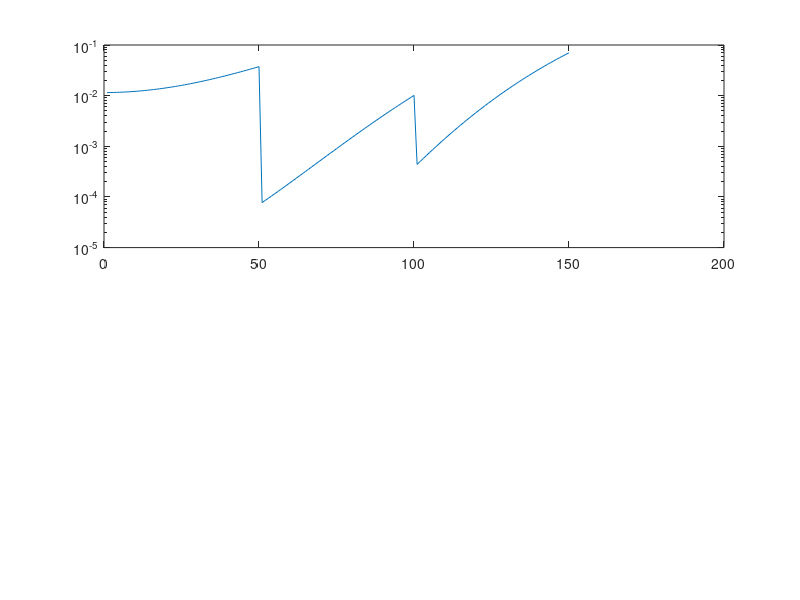

The MATLAB source for this figure:
m = 1;
radius = 1*10^-2;
area = pi * radius^2;
FOV = 56;
P_opt = 20;
p_elect = P_opt ^ 2  ;
g = m /(sin(pi/6))^2;
recieved_power_near = p_elect * 0.2;
recieved_power_far =  p_elect * 0.8;
dimention = 150;
near_1 = 50;
near = 54;
far = 104;
far_1 = 100;
alpha = 0.7;
alpha_1 = 0.4;
band_width = 10^6;
noise_density = 10^-14;
M_ary = 64;
for d = 1:dimention
    distance(d) = d * 10^-2;
end

for i = 1:length(distance)
    if acos(3/(sqrt(distance(i)^2 + 4)))<= FOV
        h(i) =((m+1)*area*g * 4)/(2 * pi *(sqrt(distance(i)^2 + 4)^4));
    else
        h(i) = 0;
    end
    
end

h_next = h;            

powers =zeros(1,dimention);
for j = 1:dimention
    if j <= near_1
        powers(j) = recieved_power_near;
    elseif near_1 < j < far_1
            powers(j) = p_elect * 0.5 ;
            powers(far_1 + 1 :end) = recieved_power_far;
    end
end

for v = 1:20
   separate = h([130:end]);
   power_seprate = powers([130:end]);  
end



for q =1:length(h)
    if 1 < q < near
    snr(q) = 0.64 *(h(q))^2*powers(q)/(noise_density * band_width) ;

    elseif q == near
        snr(near) = (0.64 * powers(near) *(h(near)^2))/ (0.64 * powers(far) * h(far)^2*(1-alpha))+ (noise_density * band_width);
    
    elseif q == far
     snr(far) = (0.64 * powers(far) *(h(far)^2))/(powers(near) *(h(near)^2)*(1-alpha))+ (noise_density * band_width);
     disp((powers(near) *(h(near)^2)*(1-alpha)))
    elseif far < q < 130
        snr(q) = (0.64 *(h(q).^2) *powers(q))/((noise_density * band_width) + (powers(near) *(h(near)^2)*(1-alpha)));
    elseif q >=130
        snr(q) = 0.64 *(h(q)^2)*powers(q)/ (powers(near) *(h(near)^2 * (1- alpha))+ sum(((separate([1:end]).^2) .* power_seprate([1:end])))  + (noise_density * band_width));
    end
end

%%plot(snr)
%grid on
%set(gca,'xtick',[0:10:150])
ber = zeros(1,length(snr));


for b  = 1:length(snr)
    ber(b) = (2*(sqrt(M_ary)-1)/sqrt(M_ary)*log(M_ary)).* erfc(sqrt(3.*snr(b)*log(M_ary)/(2*(M_ary*1))));
end

subplot(2,1,1)
semilogy(ber)



